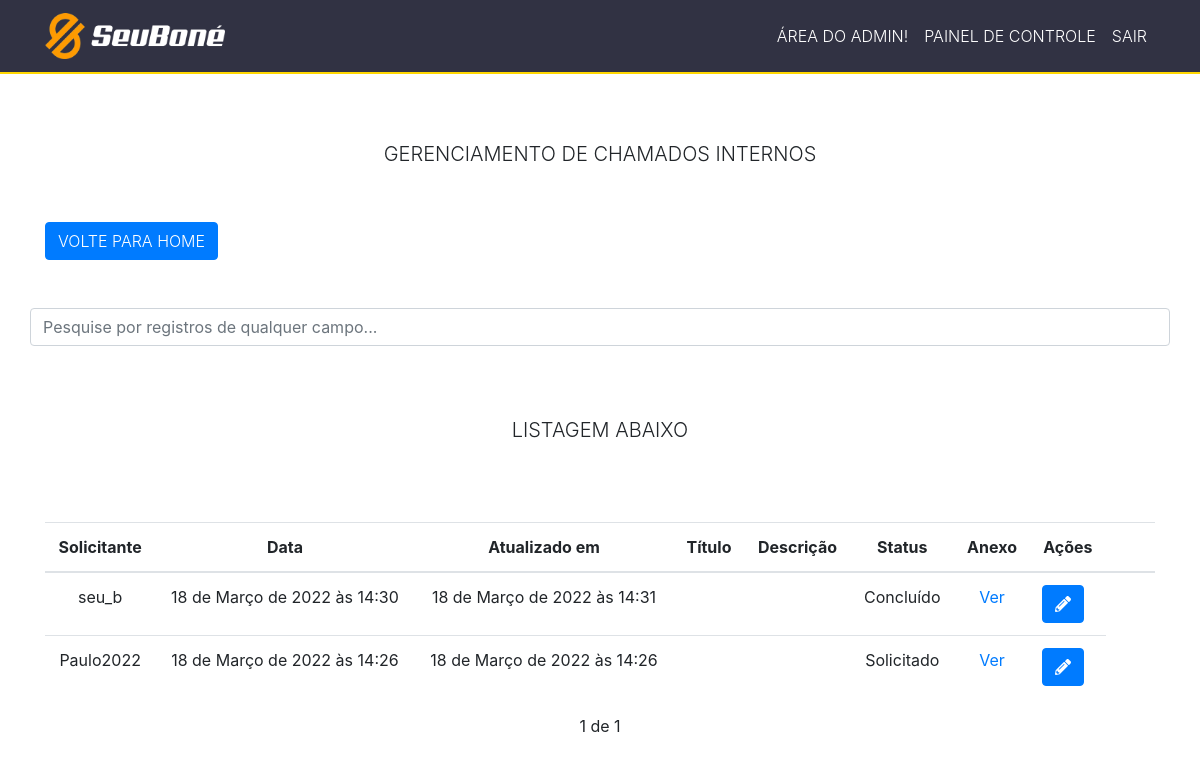
The app's page /admin3/ (signed in), older data.
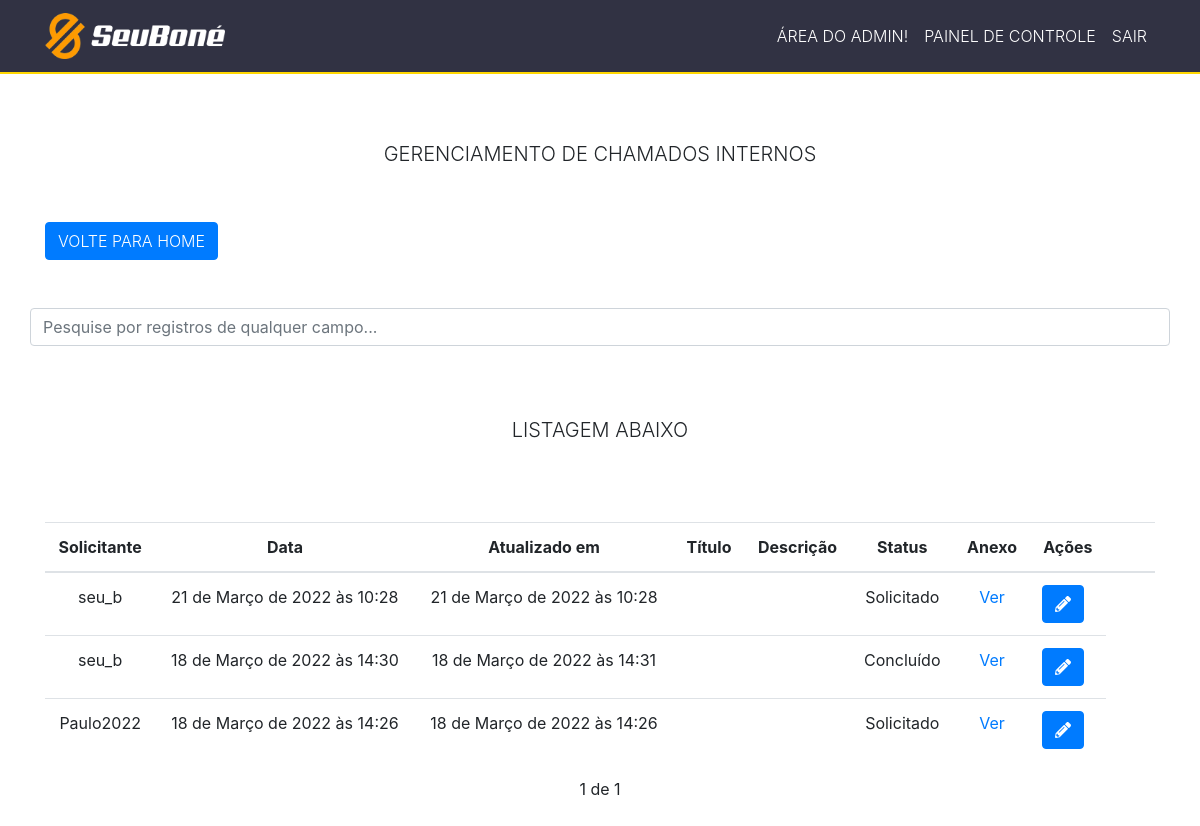
The same page, newer data.
### chamados_gerais/models.py (models this page shows, shortened)
class Chamado_geral(models.Model):
    STATUS = (
        ('Solicitado', 'Solicitado'),       # Solicitado
        ('Em_andamento', 'Em_andamento'),   # em andamento
        ('Concluído', 'Concluído'),         # concluido
    )
    titulo = models.CharField("Título:", max_length=255)
    descrição = models.TextField("Descrição:")
    arquivo = models.FileField("Anexo:", upload_to='',  blank=True, null=True)
    Status = models.CharField(
        max_length=20,
        choices=STATUS,
    )
    user = models.ForeignKey(get_user_model(), on_delete=models.CASCADE)
    created_at = models.DateTimeField(auto_now_add=True)
    updated_at = models.DateTimeField(auto_now=True)

### chamados_gerais/views.py (the view)
# urls.py: path('admin3/', views.admin3, name='admmin-acess3'),
@login_required
def admin3(request):
    chamados = Chamado_geral.objects.all().order_by('-created_at')
    paginator = Paginator(chamados, 10)
    page = request.GET.get('page')
    chamados = paginator.get_page(page)
    return render(request, 'chamados/admin3.html', {'chamados': chamados})

### chamados_gerais/templates/chamados/admin3.html (shortened to what this page needs)
{% extends 'base3.html' %}
{% block content %}
<br>
<br>
<div style="text-align: center;" class="container titulo" >
    <h5 class="text-uppercase font-weight-light text-monospace">Gerenciamento de chamados internos</h5>
</div>
<br>
<br>
<div class="container" >
<a href="/" >
     <button type="button" class="btn btn-primary botao text-uppercase font-weight-light text-monospace">Volte para Home</button>
</a>
<br>
</div>
<br>
<br>
            <div class="col-12 container ajustePesquisar" >
                <input class="form-control container" id="myInput" type="text" placeholder="Pesquise por registros de qualquer campo..." >
             </div>
             <br>
    <br>
    <br>
    <div style="text-align: center;" class="container" >
        <h5 class="text-uppercase font-weight-light text-monospace">Listagem abaixo</h5>
    </div>
    <br>
    <br>
    <br>
    <div class="container" >
    <div class="tabela">
        <table class="table">
            <thead>
            <tr>
                <th style="text-align: center;" >Solicitante</th>
                <th style="text-align: center;" >Data</th>
                <th style="text-align: center;" >Atualizado em</th>
                <th style="text-align: center;" >Título</th>
                <th style="text-align: center;" >Descrição</th>
                <th style="text-align: center;" >Status</th>
                <th style="text-align: center;" >Anexo</th>
                <th style="text-align: center;" >Ações</th>
                <th></th>
                <th></th>
            </tr>
            </thead>
            <tbody id="myTable" class="alinhar">
            {% for chamado in chamados %}
            <tr>
                <td style="text-align: center;" >{{chamado.user}}</td>
                <td style="text-align: center;" >{{chamado.created_at}}</td>
                <td style="text-align: center;" >{{chamado.updated_at}}</td>
                <td style="text-align: center;" >{{chamado.Título}}</td>
                <td style="text-align: center;" >{{chamado.Descrição}}</td>
                <td style="text-align: center;" >{{chamado.Status}}</a></td>
                <td style="text-align: center;" ><a href="/midia/{{chamado.Arquivo}}" >Ver</a></td>
                <td>
                    <a href="/edit2/{{chamado.id}}" ><button type="button" class="btn btn-primary"><i class="fas fa-pencil-alt"></i></button></a>
                </td>
            </tr>
            {% endfor %}
            </tbody>
        </table>
        <div class="pagination" >
            <span class="step-links" >
                <span class="current" >
                    {{ chamados.number }} de {{ chamados.paginator.num_pages }}
                </span>
            </span>
        </div>
        <br>
        <br>
        <br>
        <br>
        <br>
        <br>
        <br>
        <br>
        </div>
    </div>
{% endblock %}

### chamados_gerais/templates/base3.html (shortened to what this page needs)
{% load static %}
<!DOCTYPE html>
<html lang="en">
<head>
	<link rel="stylesheet" href="https://maxcdn.bootstrapcdn.com/bootstrap/4.0.0/css/bootstrap.min.css">
    <link rel="stylesheet" href="{% static 'css/styles.css' %}">
</head>
<body>
    <nav class="navbar navbar-expand-lg" id="menu">
        <div class="container">
                <a class="navbar-brand" href="">
                    <img src="/static/img/sbbranco.webp" href="/" width="180"  alt="Logo">
                </a>
                <div class="add">
                    <div class="collapse navbar-collapse menu" id="navbarTogglerDemo03">
                        <ul class="navbar-nav mr-auto mt-2 mt-lg-0 ">
                            {% if user.is_authenticated %}
                            <li class="nav-item active">
                                <a style="color: #fff;" class="nav-link text-uppercase font-weight-light text-monospace">Área do Admin!</span></a>
                            </li>
                            <li class="nav-item">
                                <a style="color: #fff;" class="nav-link text-uppercase font-weight-light text-monospace" href="http://127.0.0.1:8000/admin/">Painel de controle</a>
                            </li>
                            {% if user.is_authenticated %}
                              <li class="nav-item">
                                  <a style="color: #fff;" class="nav-link text-uppercase font-weight-light text-monospace" href="/accounts/logout">Sair</a>
                              </li>
                            {% endif %}
                            {% else %}
                            <li class="nav-item">
                                <a style="color: #fff;" class="nav-link" href="/accounts/login">Entrar</a>
                            </li>
                            {% endif %}
                        </ul>
                    </div>
                </div>
        </div>
    </nav>
    {% block content %}
    {% endblock %}
    <link href="https://maxcdn.bootstrapcdn.com/bootstrap/4.0.0/css/bootstrap.min.css" rel="stylesheet"/>
</body>
</html>

### chamados_gerais/templates/base3.html (style rules this page uses)
.navbar { border-bottom: 1px solid #333; margin-bottom: 20px; }
.navbar-nav { margin: auto; }
.navbar-brand { font-weight: bold; }
#menu { background-color: rgb(49, 50, 67); border-bottom: 2px solid #FFD700; }
html, body { background-color: #ffffff; }

### chamados_gerais/templates/chamados/admin3.html (style rules this page uses)
.pagination { margin-bottom: 20px; }
.step-links { position: relative; margin-left: auto; margin-right: auto; }
.step-links .current { margin-left: 5px; margin-right: 5px; }

Row changes from the older to the newer data that the page shows:
added Chamado_geral: user "seu_b", created_at "21 de Março de 2022 às 10:28", updated_at "21 de Março de 2022 às 10:28", Status "Solicitado"
